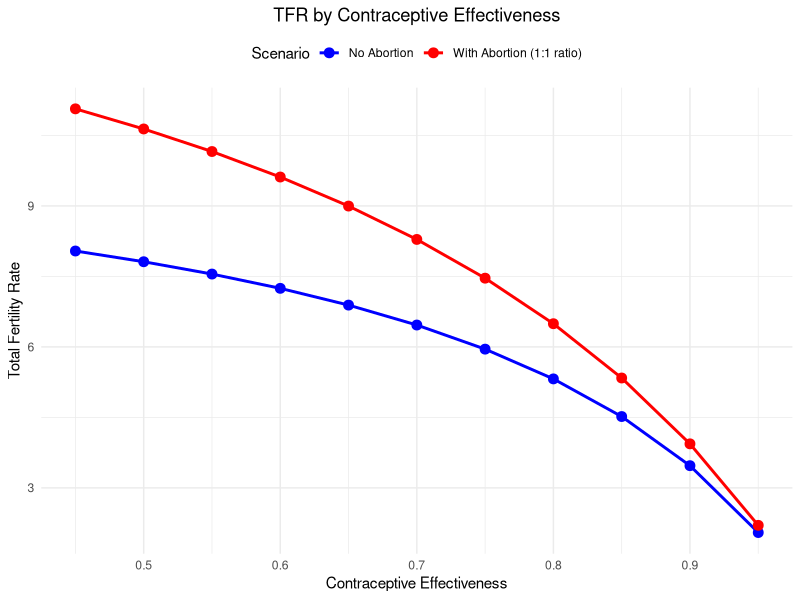
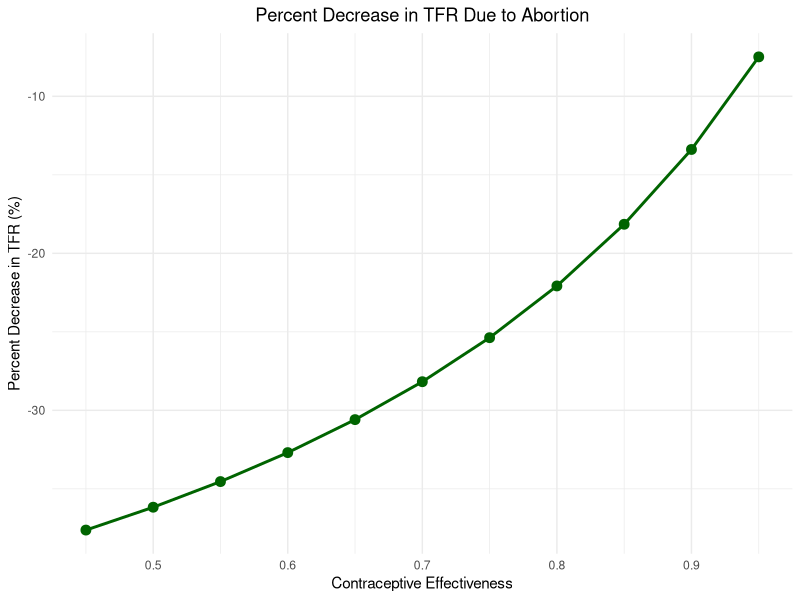
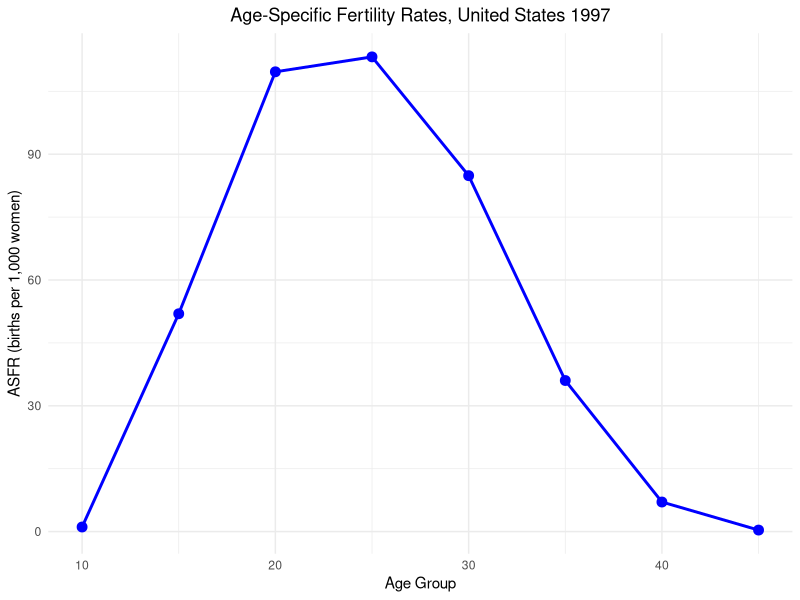
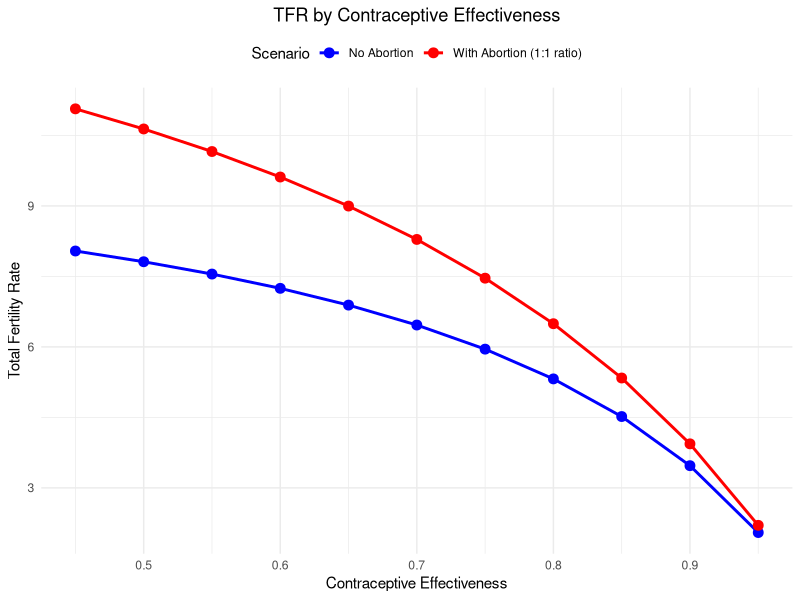
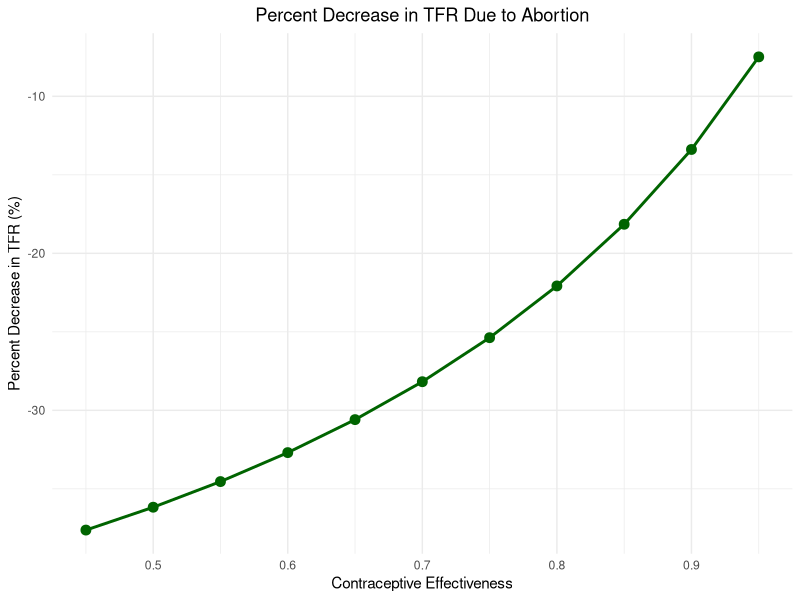

R code for these plots, in order:
# SOC 756 Problem Set 5
# Author: Chong-Jiu Zhang
# Last modified: 2025-10-15

library(ggplot2)
library(tidyr)

setwd("D:/Wisconsin/25-26-F Soc 756 Dem Tech II/Soc 756 ps 5")


# ============================================================================
# 1
# ============================================================================

# Data
age_groups <- c(10, 15, 20, 25, 30, 35, 40, 45)
females <- c(9315000, 9302000, 8591000, 9446000, 10447000, 11373000, 10800000, 9409000)
all_births <- c(10121, 483220, 942048, 1069436, 886798, 409710, 76084, 3333)
female_births <- c(4899, 236207, 460534, 523179, 432638, 200533, 37288, 1617)
nLx <- c(495678, 494913, 493741, 492428, 490757, 488395, 484977, 479969)
lx <- c(99174, 99083, 98868, 98624, 98336, 97945, 97381, 96561)

males_total <- 130783000
females_total <- 137001000
total_population <- males_total + females_total
l0 <- 100000

# A. CBR
CBR <- (sum(all_births) / total_population) * 1000
print(CBR)

# B. GFR
women_reproductive <- sum(females[2:7]) 
GFR <- (sum(all_births) / women_reproductive) * 1000
print(GFR)

# C. ASFR
ASFR <- (all_births / females) * 1000

fertility_df <- data.frame(age = age_groups, ASFR = ASFR)

p1 <- ggplot(fertility_df, aes(x = age, y = ASFR)) +
  geom_line(color = "blue", linewidth = 1) +
  geom_point(color = "blue", size = 3) +
  labs(title = "Age-Specific Fertility Rates, United States 1997",
       x = "Age Group",
       y = "ASFR (births per 1,000 women)") +
  theme_minimal() +
  theme(plot.title = element_text(hjust = 0.5))

ggsave("ASFR.png", plot = p1, width = 8, height = 6, dpi = 300)

# D. TFR
TFR <- sum(ASFR) * 5 / 1000
print(TFR)

# E. GFR
GRR <- TFR / (1 + 1.05)
print(GRR)

# F. NRR
NRR <- sum((female_births / females) * (nLx / l0))
print(NRR)

# G. NRR Approximation
Am <- sum((female_births/females) * (age_groups + 2.5)) / sum((female_births/females))

# l(Am)
idx <- findInterval(Am, age_groups)
if (idx > 0 && idx < length(age_groups)) {
  x1 <- age_groups[idx]
  x2 <- age_groups[idx + 1]
  l1 <- lx[idx]
  l2 <- lx[idx + 1]
  l_Am <- l1 + (l2 - l1) * (Am - x1) / (x2 - x1)
} else {
  l_Am <- lx[idx]
}

p_Am <- l_Am / l0
NRR2 <- p_Am * GRR

print(NRR2)




# ============================================================================
# 2
# ============================================================================

fecund_period <- 250
fecundability <- 0.2
anovulatory_postpartum <- 13
duration_abortion <- 2
anovulatory_postabortion <- 3
effectiveness <- seq(0.45, 0.95, by = 0.05)

# TFR function
calculate_TFR <- function(e, abort_ratio = 0) {
  fecund_adj <- fecundability * (1 - e)
  if (fecund_adj <= 0) return(0)
  
  waiting_time <- 1 / fecund_adj
  duration_livebirth <- 9
  interval_livebirth <- waiting_time + duration_livebirth + anovulatory_postpartum
  
  if (abort_ratio == 0) {
    return(fecund_period / interval_livebirth)
  } else {
    interval_abortion <- waiting_time + duration_abortion + anovulatory_postabortion
    avg_interval <- (interval_livebirth + abort_ratio * interval_abortion) / (1 + abort_ratio)
    return(fecund_period / avg_interval)
  }
}

# Calculate TFR
TFR_no_abortion <- sapply(effectiveness, calculate_TFR, abort_ratio = 0)
TFR_with_abortion <- sapply(effectiveness, calculate_TFR, abort_ratio = 1)
percent_decrease <- ((TFR_no_abortion - TFR_with_abortion) / TFR_no_abortion) * 100

# Data frame
tfr_df <- data.frame(
  effectiveness = effectiveness,
  no_abortion = TFR_no_abortion,
  with_abortion = TFR_with_abortion
)

tfr_long <- pivot_longer(tfr_df, 
                         cols = c(no_abortion, with_abortion),
                         names_to = "scenario",
                         values_to = "TFR")

# Graph 1: TFR by Contraceptive Effectiveness
p2 <- ggplot(tfr_long, aes(x = effectiveness, y = TFR, color = scenario)) +
  geom_line(linewidth = 1) +
  geom_point(size = 3) +
  scale_color_manual(values = c("no_abortion" = "blue", "with_abortion" = "red"),
                     labels = c("No Abortion", "With Abortion (1:1 ratio)")) +
  labs(title = "TFR by Contraceptive Effectiveness",
       x = "Contraceptive Effectiveness",
       y = "Total Fertility Rate",
       color = "Scenario") +
  theme_minimal() +
  theme(plot.title = element_text(hjust = 0.5),
        legend.position = "top")

print(p2)
ggsave("TFR_contraceptive.png", plot = p2, width = 8, height = 6, dpi = 300)

# Graph 2: Percent Decrease in TFR
decrease_df <- data.frame(effectiveness = effectiveness, 
                          percent_decrease = percent_decrease)

p3 <- ggplot(decrease_df, aes(x = effectiveness, y = percent_decrease)) +
  geom_line(color = "darkgreen", linewidth = 1) +
  geom_point(color = "darkgreen", size = 3) +
  labs(title = "Percent Decrease in TFR Due to Abortion",
       x = "Contraceptive Effectiveness",
       y = "Percent Decrease in TFR (%)") +
  theme_minimal() +
  theme(plot.title = element_text(hjust = 0.5))

print(p3)
ggsave("TFR_decrease.png", plot = p3, width = 8, height = 6, dpi = 300)
